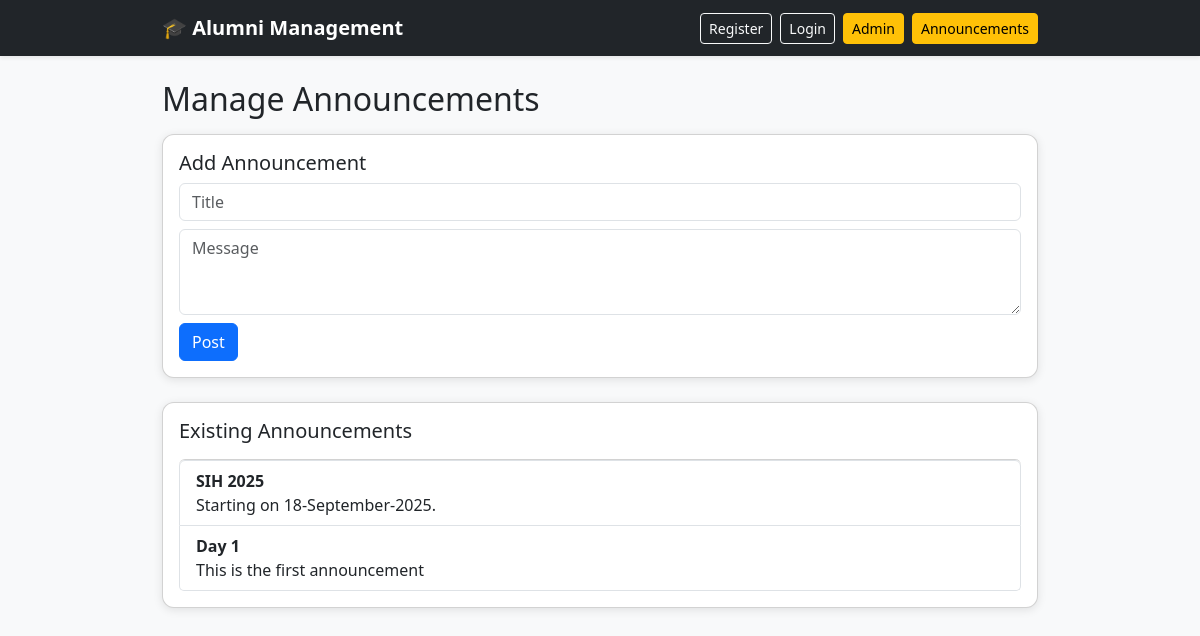
The app's page /admin-announcements (signed in) with its own data.
### tables this page shows
CREATE TABLE announcements (
                    id INTEGER PRIMARY KEY AUTOINCREMENT,
                    title TEXT,
                    message TEXT
                );

### app.py (the view)
@app.route("/admin-announcements", methods=["GET", "POST"])
def admin_announcements():
    if "admin" not in session:
        return redirect(url_for("admin_login"))
    conn = sqlite3.connect("database.db")
    cursor = conn.cursor()
    if request.method == "POST":
        title = request.form["title"]
        message = request.form["message"]
        cursor.execute("INSERT INTO announcements (title, message) VALUES (?, ?)", (title, message))
        conn.commit()
    cursor.execute("SELECT * FROM announcements ORDER BY id DESC")
    announcements = cursor.fetchall()
    conn.close()
    return render_template("admin_announcements.html", announcements=announcements)

### templates/admin_announcements.html
{% extends "base.html" %}
{% block content %}
<h2 class="mb-3">Manage Announcements</h2>
<div class="card p-3 mb-4">
    <h5>Add Announcement</h5>
    <form method="POST">
        <input type="text" name="title" placeholder="Title" class="form-control mb-2" required>
        <textarea name="message" placeholder="Message" class="form-control mb-2" rows="3" required></textarea>
        <button type="submit" class="btn btn-primary">Post</button>
    </form>
</div>
<div class="card p-3">
    <h5>Existing Announcements</h5>
    <ul class="list-group mt-2">
        {% for ann in announcements %}
        <li class="list-group-item">
            <strong>{{ ann[1] }}</strong><br>{{ ann[2] }}
        </li>
        {% endfor %}
    </ul>
</div>
{% endblock %}

### templates/base.html (style rules this page uses)
body { background: #f8f9fa; }
.card { border-radius: 12px; box-shadow: 0px 2px 10px rgba(0,0,0,0.1); }

### records on screen
announcements: title "SIH 2025", message "Starting on 18-September-2025."
announcements: title "Day 1", message "This is the first announcement"
